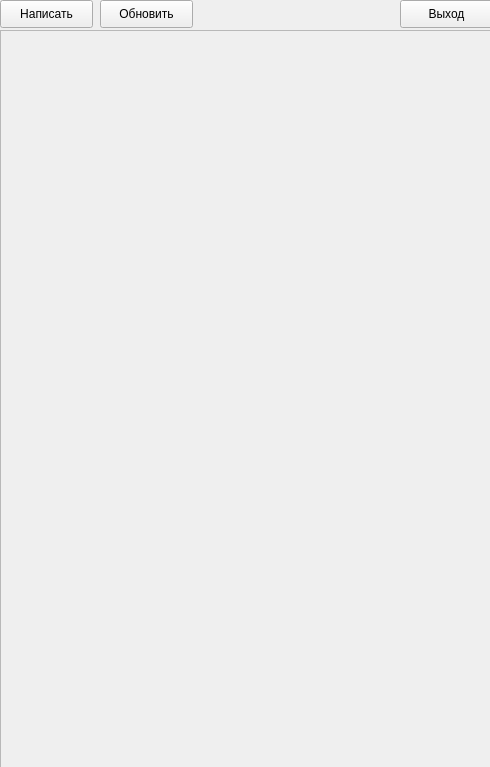
<?xml version="1.0" encoding="UTF-8"?>
<ui version="4.0">
 <class>MainWindow</class>
 <widget class="QMainWindow" name="MainWindow">
  <property name="geometry">
   <rect>
    <x>0</x>
    <y>0</y>
    <width>490</width>
    <height>767</height>
   </rect>
  </property>
  <property name="minimumSize">
   <size>
    <width>490</width>
    <height>767</height>
   </size>
  </property>
  <property name="maximumSize">
   <size>
    <width>490</width>
    <height>767</height>
   </size>
  </property>
  <property name="windowTitle">
   <string>Сообщения</string>
  </property>
  <widget class="QWidget" name="centralwidget">
   <widget class="QScrollArea" name="scrollArea">
    <property name="geometry">
     <rect>
      <x>0</x>
      <y>30</y>
      <width>491</width>
      <height>741</height>
     </rect>
    </property>
    <property name="sizePolicy">
     <sizepolicy hsizetype="Fixed" vsizetype="Fixed">
      <horstretch>0</horstretch>
      <verstretch>0</verstretch>
     </sizepolicy>
    </property>
    <property name="minimumSize">
     <size>
      <width>491</width>
      <height>741</height>
     </size>
    </property>
    <property name="maximumSize">
     <size>
      <width>491</width>
      <height>741</height>
     </size>
    </property>
    <property name="verticalScrollBarPolicy">
     <enum>Qt::ScrollBarAsNeeded</enum>
    </property>
    <property name="horizontalScrollBarPolicy">
     <enum>Qt::ScrollBarAlwaysOff</enum>
    </property>
    <property name="sizeAdjustPolicy">
     <enum>QAbstractScrollArea::AdjustIgnored</enum>
    </property>
    <property name="widgetResizable">
     <bool>true</bool>
    </property>
    <property name="alignment">
     <set>Qt::AlignCenter</set>
    </property>
    <widget class="QWidget" name="scrollAreaWidgetContents">
     <property name="geometry">
      <rect>
       <x>0</x>
       <y>0</y>
       <width>489</width>
       <height>739</height>
      </rect>
     </property>
     <layout class="QVBoxLayout" name="verticalLayout">
      <item>
       <spacer name="verticalSpacer">
        <property name="orientation">
         <enum>Qt::Vertical</enum>
        </property>
        <property name="sizeHint" stdset="0">
         <size>
          <width>20</width>
          <height>714</height>
         </size>
        </property>
       </spacer>
      </item>
     </layout>
    </widget>
   </widget>
   <widget class="QPushButton" name="refreshButton">
    <property name="geometry">
     <rect>
      <x>100</x>
      <y>0</y>
      <width>93</width>
      <height>28</height>
     </rect>
    </property>
    <property name="text">
     <string>Обновить</string>
    </property>
   </widget>
   <widget class="QPushButton" name="writeMessageFormButton">
    <property name="geometry">
     <rect>
      <x>0</x>
      <y>0</y>
      <width>93</width>
      <height>28</height>
     </rect>
    </property>
    <property name="text">
     <string>Написать</string>
    </property>
   </widget>
   <widget class="QPushButton" name="logoutButton">
    <property name="geometry">
     <rect>
      <x>400</x>
      <y>0</y>
      <width>93</width>
      <height>28</height>
     </rect>
    </property>
    <property name="text">
     <string>Выход</string>
    </property>
   </widget>
  </widget>
 </widget>
 <resources/>
 <connections/>
</ui>
